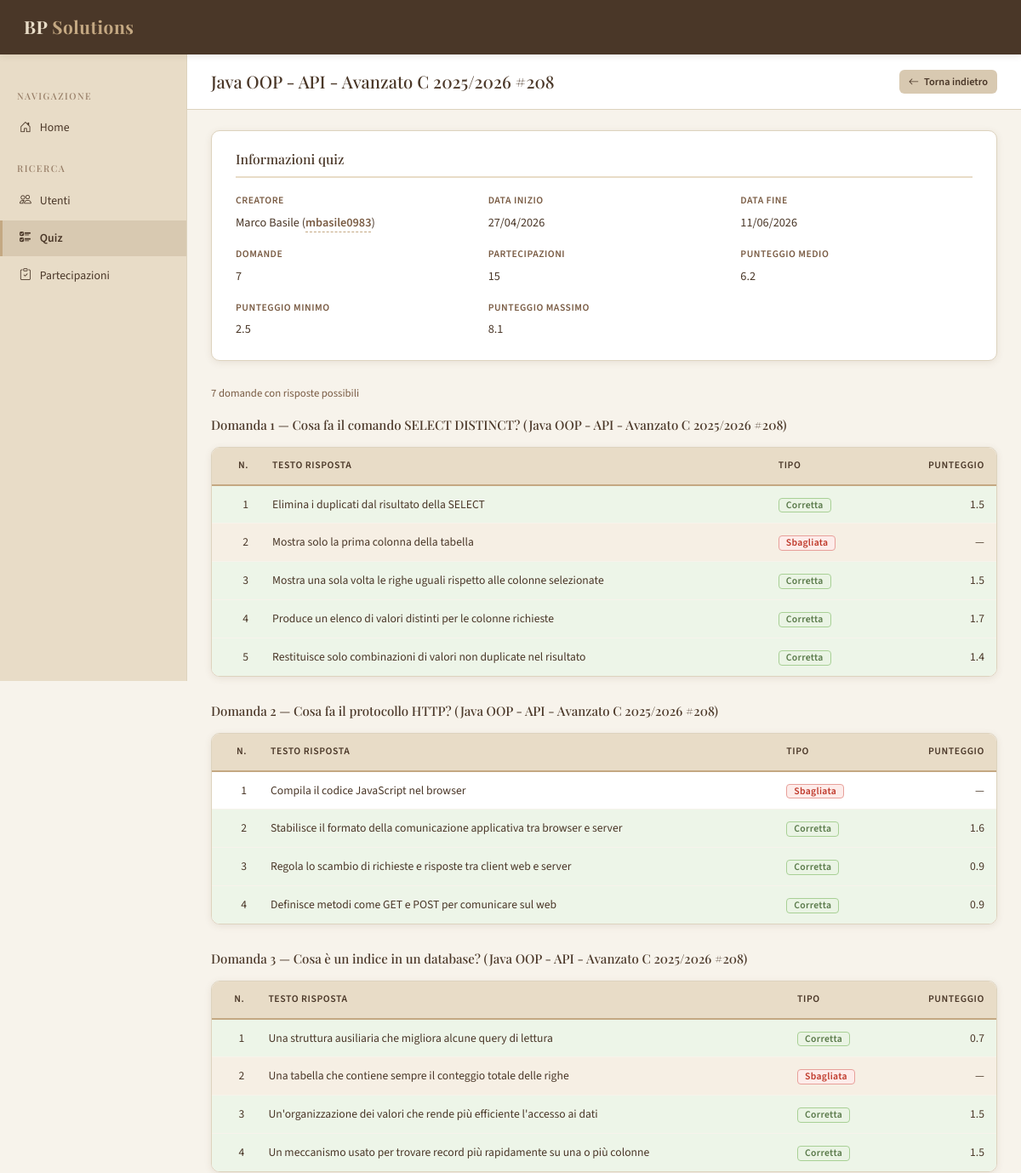
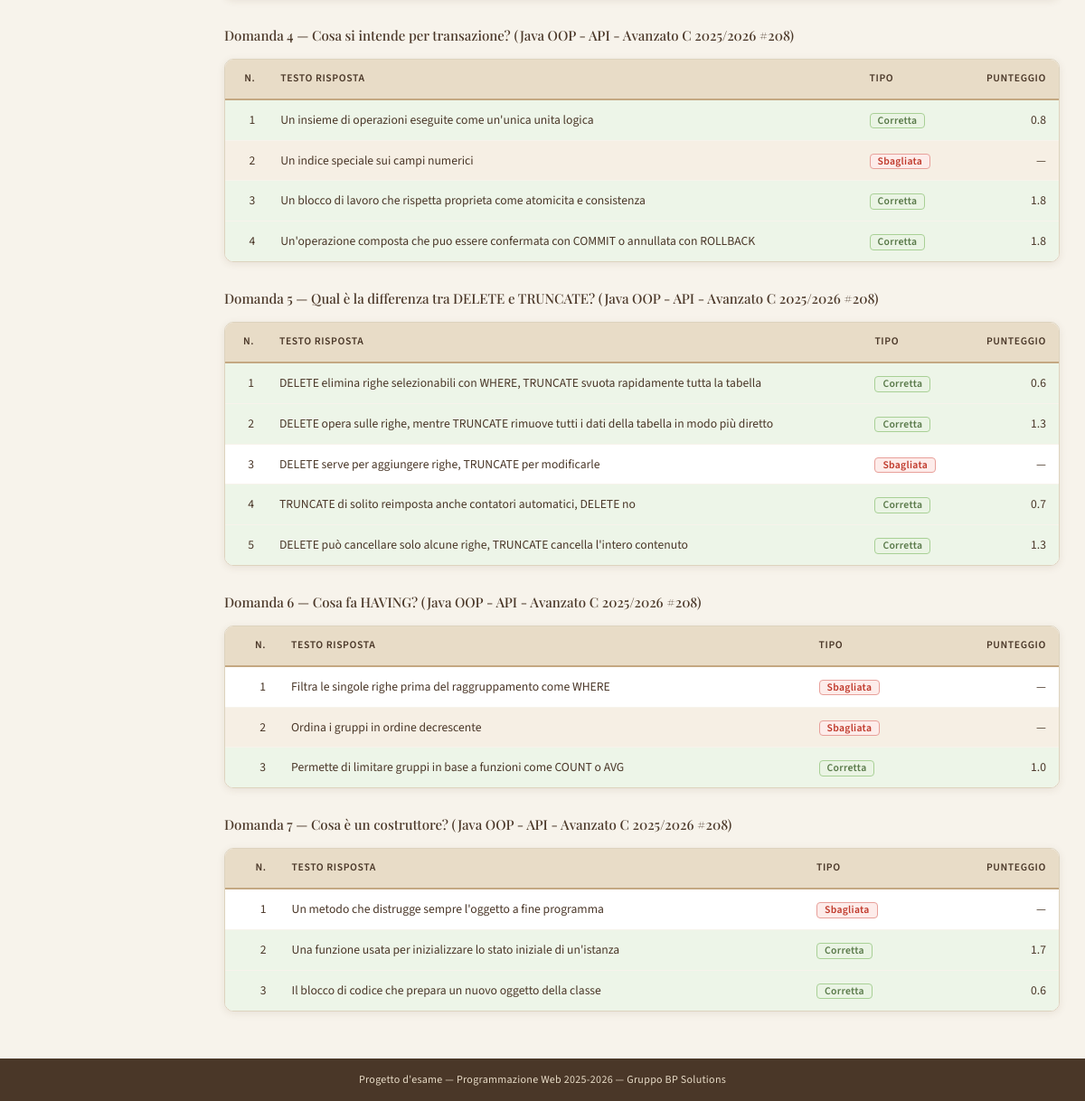
The page /quiz/558/?next=/utenti/1298/?next=/utenti/ on the database its author committed (2 pictures, top to bottom).
### quiz/models.py (models this page shows, shortened)
class Quiz(models.Model):
    creatore = models.ForeignKey(Utente, on_delete=models.CASCADE, related_name="quiz_creati")
    titolo = models.CharField(max_length=200)
    data_inizio = models.DateField()
    data_fine = models.DateField()
    class Meta:
        verbose_name_plural = "Quiz"

class Utente(models.Model):
    nome_utente = models.CharField(max_length=50, unique=True)
    nome = models.CharField(max_length=50)
    cognome = models.CharField(max_length=50)
    email = models.EmailField()

class Domanda(models.Model):
    quiz = models.ForeignKey(Quiz, on_delete=models.CASCADE, related_name="domande")
    numero = models.IntegerField()
    testo = models.TextField()
    class Meta:
        unique_together = ("quiz", "numero")

class Risposta(models.Model):
    CORRETTA = "Corretta"
    SBAGLIATA = "Sbagliata"
    TIPO_SCELTE = [(CORRETTA, "Corretta"), (SBAGLIATA, "Sbagliata")]
    domanda = models.ForeignKey(Domanda, on_delete=models.CASCADE, related_name="risposte")
    numero = models.IntegerField()
    testo = models.TextField()
    tipo = models.CharField(max_length=10, choices=TIPO_SCELTE)
    punteggio = models.DecimalField(max_digits=4, decimal_places=1, null=True, blank=True)
    class Meta:
        unique_together = ("domanda", "numero")

### quiz/views.py (the view)
# urls.py: path("quiz/<int:quiz_id>/", views.dettaglio_quiz, name="dettaglio_quiz"),
def dettaglio_quiz(request, quiz_id):
    quiz = get_object_or_404(
        Quiz.objects.select_related("creatore"), pk=quiz_id
    )
    domande = quiz.domande.prefetch_related(
        Prefetch("risposte", queryset=Risposta.objects.order_by("numero"))
    ).order_by("numero", "id")
    punteggi = quiz.partecipazioni.annotate(
        punteggio_totale=espressione_punteggio_totale_partecipazione()
    ).aggregate(
        punteggio_medio=Avg("punteggio_totale"),
        punteggio_minimo=Min("punteggio_totale"),
        punteggio_massimo=Max("punteggio_totale"),
    )
    contesto = {
        "active": "quiz",
        "quiz": quiz,
        "domande": domande,
        "n_domande": domande.count(),
        "n_partecipazioni": quiz.partecipazioni.count(),
        "punteggio_medio": punteggi["punteggio_medio"],
        "punteggio_minimo": punteggi["punteggio_minimo"],
        "punteggio_massimo": punteggi["punteggio_massimo"],
        "back_url": url_ritorno_sicuro(request, "ricerca_quiz"),
    }
    return render(request, "quiz/dettaglio_quiz.html", contesto)

### quiz/views.py (called while the page is built)
def url_ritorno_sicuro(request, default_name):
    candidato = (
        request.POST.get("next")
        or request.POST.get("back_url")
        or request.GET.get("next")
        or request.GET.get("back_url")
        or ""
    ).strip()
    if candidato and url_has_allowed_host_and_scheme(
        candidato,
        allowed_hosts={request.get_host()},
        require_https=request.is_secure(),
    ):
        return candidato
    return reverse(default_name)

def espressione_punteggio_totale_partecipazione(riferimento="pk"):
    return Coalesce(
        Subquery(
            RispostaUtenteQuiz.objects
            .filter(partecipazione_id=OuterRef(riferimento))
            .values("partecipazione_id")
            .annotate(totale=Sum("risposta__punteggio"))
            .values("totale"),
            output_field=DecimalField(max_digits=6, decimal_places=1),
        ),
        Value(Decimal("0")),
    )

### quiz/templates/quiz/dettaglio_quiz.html (shortened to what this page needs)
{% extends "quiz/base.html" %}
{% block search_panel %}
<div class="search-panel">
    <div class="panel-header">
        <h1>{{ quiz.titolo }}</h1>
        <a href="{{ back_url }}" class="btn btn-secondary btn-sm"><i class="bi bi-arrow-left" aria-hidden="true"></i> Torna indietro</a>
    </div>
</div>
{% endblock %}
{% block content %}
<div class="detail-section">
    <h2>Informazioni quiz</h2>
    <div class="detail-grid">
        <div class="detail-field">
            <label>Creatore</label>
            <span>
                {{ quiz.creatore.nome }} {{ quiz.creatore.cognome }}
                (<a href="{% url 'dettaglio_utente' quiz.creatore.id %}?next={{ request.get_full_path|urlencode }}" class="table-link">{{ quiz.creatore.nome_utente }}</a>)
            </span>
        </div>
        <div class="detail-field">
            <label>Data inizio</label>
            <span>{{ quiz.data_inizio|date:"d/m/Y" }}</span>
        </div>
        <div class="detail-field">
            <label>Data fine</label>
            <span>{{ quiz.data_fine|date:"d/m/Y" }}</span>
        </div>
        <div class="detail-field">
            <label>Domande</label>
            <span>{{ n_domande }}</span>
        </div>
        <div class="detail-field">
            <label>Partecipazioni</label>
            <span>{{ n_partecipazioni }}</span>
        </div>
        <div class="detail-field">
            <label>Punteggio medio</label>
            <span>{% if punteggio_medio is not None %}{{ punteggio_medio|floatformat:1 }}{% else %}—{% endif %}</span>
        </div>
        <div class="detail-field">
            <label>Punteggio minimo</label>
            <span>{% if punteggio_minimo is not None %}{{ punteggio_minimo|floatformat:1 }}{% else %}—{% endif %}</span>
        </div>
        <div class="detail-field">
            <label>Punteggio massimo</label>
            <span>{% if punteggio_massimo is not None %}{{ punteggio_massimo|floatformat:1 }}{% else %}—{% endif %}</span>
        </div>
    </div>
</div>
<div class="results-toolbar">
    <span class="results-count">{{ n_domande }} domand{{ n_domande|pluralize:"a,e" }} con risposte possibili</span>
</div>
{% for domanda in domande %}
<div class="table-block">
    <div class="section-title">Domanda {{ domanda.numero }} — {{ domanda.testo }}</div>
    <div class="table-wrapper">
        <table class="data-table">
            <thead>
                <tr>
                    <th class="text-end">N.</th>
                    <th>Testo risposta</th>
                    <th>Tipo</th>
                    <th class="text-end">Punteggio</th>
                </tr>
            </thead>
            <tbody>
                {% for risposta in domanda.risposte.all %}
                <tr class="{% if risposta.tipo == 'Corretta' %}correct-answer-row{% endif %}">
                    <td class="text-end">{{ risposta.numero }}</td>
                    <td>{{ risposta.testo }}</td>
                    <td>
                        {% if risposta.tipo == "Corretta" %}
                        <span class="badge badge-success">Corretta</span>
                        {% else %}
                        <span class="badge badge-danger">Sbagliata</span>
                        {% endif %}
                    </td>
                    <td class="text-end">{% if risposta.punteggio is not None %}{{ risposta.punteggio }}{% else %}—{% endif %}</td>
                </tr>
                {% endfor %}
            </tbody>
        </table>
    </div>
</div>
{% empty %}
<div class="msg-empty">Questo quiz non contiene domande.</div>
{% endfor %}
{% endblock %}

### quiz/static/quiz/style.css (style rules this page uses)
:root { --beige-light: #f7f3eb; --beige-mid: #e8dcc7; --beige-dark: #d8c9b1; --beige-deeper: #c4a882; --brown-text: #4a3728; --brown-soft: #7a5c44; --white: #ffffff; --border: #ddd3be; --shadow: rgba(100, 70, 40, 0.10); --danger: #c0392b; --danger-hover: #96281b; --success: #5a7a4a; --warning-bg: #fff8e1; --warning-bd: #f0d98a; --nav-width: 220px; --header-height: 64px; --font-display: 'Playfair Display', Georgia, serif; --font-body: 'Source Sans 3', Arial, sans-serif; }
*, *::before, *::after { box-sizing: border-box; margin: 0; padding: 0; }
html, body { height: 100%; font-family: var(--font-body); background-color: var(--beige-light); color: var(--brown-text); font-size: 15px; line-height: 1.6; }
a { color: var(--brown-soft); text-decoration: none; }
.search-panel { background-color: var(--white); border-bottom: 1px solid var(--border); padding: 18px 28px; }
.search-panel h1 { font-family: var(--font-display); font-size: 1.35rem; font-weight: 500; margin-bottom: 14px; color: var(--brown-text); }
.btn { padding: 9px 18px; border: none; border-radius: 6px; cursor: pointer; font-family: var(--font-body); font-size: 0.90rem; font-weight: 600; text-decoration: none; display: inline-flex; align-items: center; gap: 6px; transition: background 0.15s, transform 0.1s; }
.btn-secondary { background-color: var(--beige-dark); color: var(--brown-text); }
.btn-sm { padding: 5px 11px; font-size: 0.82rem; }
.results-toolbar { display: flex; justify-content: space-between; align-items: center; margin-bottom: 14px; flex-wrap: wrap; gap: 10px; }
.results-count { font-size: 0.85rem; color: var(--brown-soft); }
.table-wrapper { background: var(--white); border: 1px solid var(--border); border-radius: 10px; overflow-x: auto; overflow-y: hidden; box-shadow: 0 2px 8px var(--shadow); }
.data-table { width: 100%; border-collapse: collapse; }
.text-end { text-align: right !important; }
.data-table thead th { background-color: var(--beige-mid); color: var(--brown-text); font-size: 0.78rem; font-weight: 600; text-transform: uppercase; letter-spacing: 0.6px; padding: 12px 14px; text-align: left; border-bottom: 2px solid var(--beige-deeper); white-space: nowrap; }
.data-table tbody td { padding: 11px 14px; border-bottom: 1px solid var(--beige-light); font-size: 0.91rem; color: var(--brown-text); vertical-align: middle; }
.data-table tbody tr:last-child td { border-bottom: none; }
.table-wrapper .data-table tbody tr:nth-child(odd) > td { background-color: var(--white); }
.table-wrapper .data-table tbody tr:nth-child(even) > td { background-color: #f6efe4; }
.table-wrapper .data-table tbody tr.correct-answer-row > td { background-color: #edf5e8; }
.table-link { color: var(--brown-soft); font-weight: 600; border-bottom: 1px dashed var(--beige-deeper); transition: color 0.12s; }
.data-table tbody tr { position: relative; }
.panel-header { display: flex; justify-content: space-between; align-items: center; gap: 12px; }
.panel-header h1 { margin-bottom: 0; }
.detail-section { background: var(--white); border: 1px solid var(--border); border-radius: 10px; padding: 24px 28px; box-shadow: 0 2px 8px var(--shadow); margin-bottom: 28px; }
.detail-section h2 { font-family: var(--font-display); font-size: 1.05rem; font-weight: 500; margin-bottom: 18px; color: var(--brown-text); border-bottom: 2px solid var(--beige-mid); padding-bottom: 10px; }
.detail-grid { display: grid; grid-template-columns: repeat(auto-fill, minmax(200px, 1fr)); gap: 16px 24px; }
.detail-field label { font-size: 0.78rem; font-weight: 600; text-transform: uppercase; letter-spacing: 0.5px; color: var(--brown-soft); display: block; margin-bottom: 4px; }
.detail-field span { font-size: 0.95rem; color: var(--brown-text); }
.section-title { font-family: var(--font-display); font-size: 1rem; font-weight: 500; margin-bottom: 14px; color: var(--brown-text); }
.table-block { margin-bottom: 28px; }
.badge { display: inline-block; padding: 2px 8px; border-radius: 4px; font-size: 0.78rem; font-weight: 600; letter-spacing: 0.3px; }
.badge-success { background: #eaf4e4; color: var(--success); border: 1px solid #a8d095; }
.badge-danger { background: #fdecea; color: var(--danger); border: 1px solid #e8a09a; }

### rows shown on the page
Quiz: titolo "Java OOP - API - Avanzato C 2025/2026 #208", creatore.nome "Marco", creatore.cognome "Basile", creatore.nome_utente "mbasile0983", data_inizio "27/04/2026", data_fine "11/06/2026"
Domanda: numero "1", testo "Cosa fa il comando SELECT DISTINCT? (Java OOP - API - Avanzato C 2025/2026 #208)"
Domanda: numero "2", testo "Cosa fa il protocollo HTTP? (Java OOP - API - Avanzato C 2025/2026 #208)"
Domanda: numero "3", testo "Cosa è un indice in un database? (Java OOP - API - Avanzato C 2025/2026 #208)"
Domanda: numero "4", testo "Cosa si intende per transazione? (Java OOP - API - Avanzato C 2025/2026 #208)"
Domanda: numero "5", testo "Qual è la differenza tra DELETE e TRUNCATE? (Java OOP - API - Avanzato C 2025/2026 #208)"
Domanda: numero "6", testo "Cosa fa HAVING? (Java OOP - API - Avanzato C 2025/2026 #208)"
Domanda: numero "7", testo "Cosa è un costruttore? (Java OOP - API - Avanzato C 2025/2026 #208)"

### other values the page prints
{{ n_domande }} "7"
{{ n_partecipazioni }} "15"
{{ punteggio_medio|floatformat:1 }} "6.2"
{{ punteggio_minimo|floatformat:1 }} "2.5"
{{ punteggio_massimo|floatformat:1 }} "8.1"
